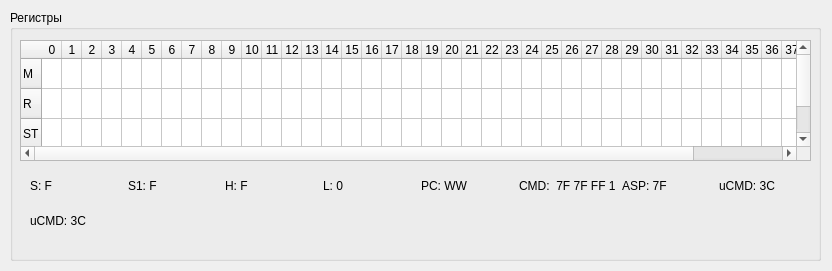
<?xml version="1.0" encoding="UTF-8"?>
<ui version="4.0">
 <class>cDebugDlg</class>
 <widget class="QDialog" name="cDebugDlg">
  <property name="geometry">
   <rect>
    <x>0</x>
    <y>0</y>
    <width>832</width>
    <height>271</height>
   </rect>
  </property>
  <property name="windowTitle">
   <string>Dialog</string>
  </property>
  <property name="windowOpacity">
   <double>0.000000000000000</double>
  </property>
  <widget class="QGroupBox" name="groupBox">
   <property name="geometry">
    <rect>
     <x>10</x>
     <y>10</y>
     <width>811</width>
     <height>251</height>
    </rect>
   </property>
   <property name="title">
    <string>Регистры</string>
   </property>
   <widget class="QTableWidget" name="regTable">
    <property name="geometry">
     <rect>
      <x>10</x>
      <y>30</y>
      <width>791</width>
      <height>121</height>
     </rect>
    </property>
    <property name="cornerButtonEnabled">
     <bool>false</bool>
    </property>
    <property name="rowCount">
     <number>3</number>
    </property>
    <property name="columnCount">
     <number>42</number>
    </property>
    <attribute name="horizontalHeaderCascadingSectionResizes">
     <bool>false</bool>
    </attribute>
    <attribute name="horizontalHeaderDefaultSectionSize">
     <number>18</number>
    </attribute>
    <row>
     <property name="text">
      <string>M</string>
     </property>
    </row>
    <row>
     <property name="text">
      <string>R</string>
     </property>
    </row>
    <row>
     <property name="text">
      <string>ST</string>
     </property>
    </row>
    <column>
     <property name="text">
      <string>0</string>
     </property>
    </column>
    <column>
     <property name="text">
      <string>1</string>
     </property>
    </column>
    <column>
     <property name="text">
      <string>2</string>
     </property>
    </column>
    <column>
     <property name="text">
      <string>3</string>
     </property>
    </column>
    <column>
     <property name="text">
      <string>4</string>
     </property>
    </column>
    <column>
     <property name="text">
      <string>5</string>
     </property>
    </column>
    <column>
     <property name="text">
      <string>6</string>
     </property>
    </column>
    <column>
     <property name="text">
      <string>7</string>
     </property>
    </column>
    <column>
     <property name="text">
      <string>8</string>
     </property>
    </column>
    <column>
     <property name="text">
      <string>9</string>
     </property>
    </column>
    <column>
     <property name="text">
      <string>10</string>
     </property>
    </column>
    <column>
     <property name="text">
      <string>11</string>
     </property>
    </column>
    <column>
     <property name="text">
      <string>12</string>
     </property>
    </column>
    <column>
     <property name="text">
      <string>13</string>
     </property>
    </column>
    <column>
     <property name="text">
      <string>14</string>
     </property>
    </column>
    <column>
     <property name="text">
      <string>15</string>
     </property>
    </column>
    <column>
     <property name="text">
      <string>16</string>
     </property>
    </column>
    <column>
     <property name="text">
      <string>17</string>
     </property>
    </column>
    <column>
     <property name="text">
      <string>18</string>
     </property>
    </column>
    <column>
     <property name="text">
      <string>19</string>
     </property>
    </column>
    <column>
     <property name="text">
      <string>20</string>
     </property>
    </column>
    <column>
     <property name="text">
      <string>21</string>
     </property>
    </column>
    <column>
     <property name="text">
      <string>22</string>
     </property>
    </column>
    <column>
     <property name="text">
      <string>23</string>
     </property>
    </column>
    <column>
     <property name="text">
      <string>24</string>
     </property>
    </column>
    <column>
     <property name="text">
      <string>25</string>
     </property>
    </column>
    <column>
     <property name="text">
      <string>26</string>
     </property>
    </column>
    <column>
     <property name="text">
      <string>27</string>
     </property>
    </column>
    <column>
     <property name="text">
      <string>28</string>
     </property>
    </column>
    <column>
     <property name="text">
      <string>29</string>
     </property>
    </column>
    <column>
     <property name="text">
      <string>30</string>
     </property>
    </column>
    <column>
     <property name="text">
      <string>31</string>
     </property>
    </column>
    <column>
     <property name="text">
      <string>32</string>
     </property>
    </column>
    <column>
     <property name="text">
      <string>33</string>
     </property>
    </column>
    <column>
     <property name="text">
      <string>34</string>
     </property>
    </column>
    <column>
     <property name="text">
      <string>35</string>
     </property>
    </column>
    <column>
     <property name="text">
      <string>36</string>
     </property>
    </column>
    <column>
     <property name="text">
      <string>37</string>
     </property>
    </column>
    <column>
     <property name="text">
      <string>38</string>
     </property>
    </column>
    <column>
     <property name="text">
      <string>39</string>
     </property>
    </column>
    <column>
     <property name="text">
      <string>40</string>
     </property>
    </column>
    <column>
     <property name="text">
      <string>41</string>
     </property>
    </column>
   </widget>
   <widget class="QLabel" name="label_9">
    <property name="geometry">
     <rect>
      <x>20</x>
      <y>200</y>
      <width>781</width>
      <height>21</height>
     </rect>
    </property>
    <property name="text">
     <string>uCMD: 3C</string>
    </property>
   </widget>
   <widget class="QWidget" name="">
    <property name="geometry">
     <rect>
      <x>20</x>
      <y>160</y>
      <width>781</width>
      <height>31</height>
     </rect>
    </property>
    <layout class="QHBoxLayout" name="horizontalLayout">
     <item>
      <widget class="QLabel" name="label">
       <property name="text">
        <string>S: F</string>
       </property>
      </widget>
     </item>
     <item>
      <widget class="QLabel" name="label_2">
       <property name="text">
        <string>S1: F</string>
       </property>
      </widget>
     </item>
     <item>
      <widget class="QLabel" name="label_3">
       <property name="text">
        <string>H: F</string>
       </property>
      </widget>
     </item>
     <item>
      <widget class="QLabel" name="label_4">
       <property name="text">
        <string>L: 0</string>
       </property>
      </widget>
     </item>
     <item>
      <widget class="QLabel" name="label_5">
       <property name="text">
        <string>PC: WW</string>
       </property>
      </widget>
     </item>
     <item>
      <widget class="QLabel" name="label_6">
       <property name="text">
        <string>CMD:  7F 7F FF 1</string>
       </property>
      </widget>
     </item>
     <item>
      <widget class="QLabel" name="label_7">
       <property name="text">
        <string>ASP: 7F</string>
       </property>
      </widget>
     </item>
     <item>
      <widget class="QLabel" name="label_8">
       <property name="text">
        <string>uCMD: 3C</string>
       </property>
      </widget>
     </item>
    </layout>
   </widget>
  </widget>
 </widget>
 <resources/>
 <connections/>
</ui>
